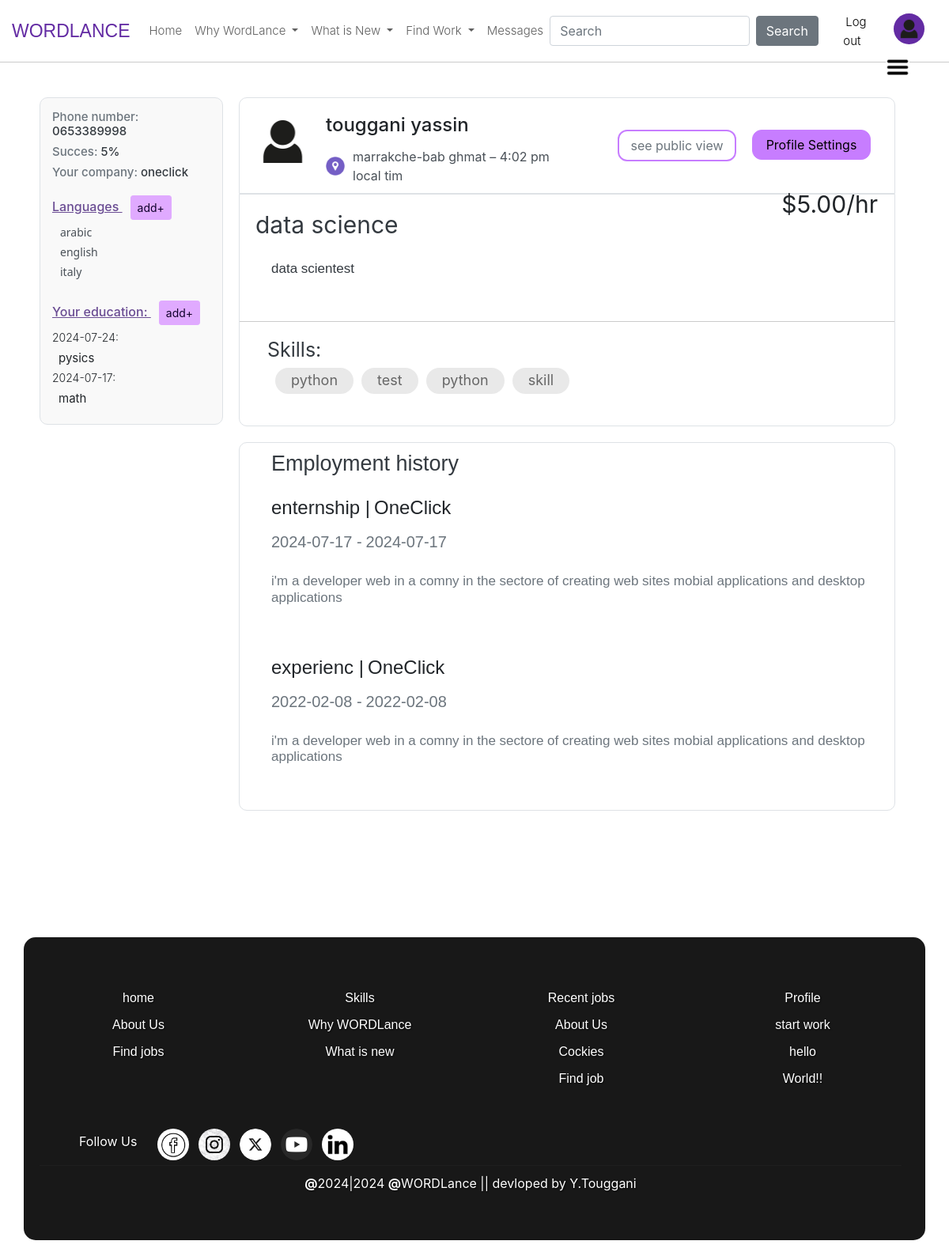
The app's page /my_profile/2 (signed in) with its own data.
### app.py (models this page shows)
class freelancers(UserMixin, db.Model):
    id = db.Column(db.Integer, primary_key=True, autoincrement=True)
    email = db.Column(db.String(50), unique=True, nullable=False)
    password = db.Column(db.String(128), nullable=False)  # Adjusted for secure hashing
    firstname = db.Column(db.String(50), nullable=False)
    lastname = db.Column(db.String(50), nullable=False)
    phone_num = db.Column(db.String(20), nullable=True)
    succeces = db.Column(db.Integer, nullable=True)
    address = db.Column(db.String(255))
    gender = db.Column(db.String(20))
    birthdate = db.Column(db.Date)
    company = db.Column(db.String(50), nullable=True)
    self_intro = db.Column(db.String(1000), nullable=False)
    profile_title = db.Column(db.String(50), nullable=False)
    price_of_work_for_hour = db.Column(db.Integer, nullable=True)
    date_created = db.Column(db.DateTime, default=datetime.utcnow)

class langauges(db.Model):
    langaug_id = db.Column(db.Integer, primary_key=True, autoincrement=True)
    id = db.Column(db.Integer, ForeignKey('freelancers.id'), nullable=False)
    langauge = db.Column(db.String(100), nullable=False)

class education(db.Model):
    education_id = db.Column(db.Integer, primary_key=True, autoincrement=True)
    id = db.Column(db.Integer, ForeignKey('freelancers.id'), nullable=False)
    school = db.Column(db.String(100), nullable=False)
    sectore = db.Column(db.String(100), nullable=False)
    degree = db.Column(db.String(100), nullable=False)
    date_start = db.Column(db.Date)
    date_end = db.Column(db.Date)

class Skills(db.Model):
    skill_id = db.Column(db.Integer, primary_key=True, autoincrement=True)
    job_id = db.Column(db.Integer, ForeignKey('joboffers.job_id'), nullable=True)
    id = db.Column(db.Integer, ForeignKey('freelancers.id'), nullable=True)
    skill_name = db.Column(db.String(100), nullable=False)
    proficiency_level = db.Column(db.String(50), nullable=True)

class experiencs(db.Model):
    experienc_id = db.Column(db.Integer, primary_key=True, autoincrement=True)
    id = db.Column(db.Integer, ForeignKey('freelancers.id'), nullable=False)
    experienc = db.Column(db.String(100), nullable=False)
    experienc_start_data = db.Column(db.Date)
    experienc_end_data = db.Column(db.Date)

### app.py (the view)
@app.route('/my_profile/<int:user_id>', methods=['GET', 'POST'])
@login_required
def my_profile(user_id=1):
    user = freelancers.query.get_or_404(user_id)
    skills = Skills.query.filter(Skills.id == current_user.id ).all()
    my_education = education.query.filter(education.id == current_user.id ).all()
    my_experiencs = experiencs.query.filter(experiencs.id == current_user.id ).all()
    login = True
    mylangauges = langauges.query.filter(langauges.id == current_user.id)
    return render_template("profil.html", user = user, login=login, skills=skills, experiencs=my_experiencs, langauges=mylangauges, education=my_education)

### app.py
class GlobalSearchForm(FlaskForm):
    searched = StringField("searched: ", validators=[DataRequired()])
    search = SubmitField("Search")

### app.py (called while the page is built)
@login_manager.user_loader
def load_user(id):
    return freelancers.query.get(int(id))

@app.context_processor
def base():
    form = GlobalSearchForm()
    return dict(form=form)

### templates/profil.html (shortened to what this page needs)
{% extends "Base.html" %}
{% block content %}
	<br>
	<div class="dropdown" style="position: absolute;top: 70PX;right: 50px;z-index: 100;">
	  <button class="btn btn-secondary " type="button" data-bs-toggle="dropdown" aria-expanded="false" style="padding:0px;background-color: white;border: none;">
	      <img src="{{ url_for('static', filename='images/Hamburger_icon.png') }}" alt="Example Image" width="30px">
	  </button>
	</div>
	<div style="display: flex;flex-direction: row; align-items: start;">
		<div style="width: 20%; margin-left: 30px;">
			<div  class="border" style="margin: 0px;;border-radius: 10px;padding: 15px 15px;background-color: rgb(249, 249, 249);">
					<div >
						<h6 style="font-size:15px;color: #6c757d;">Phone number: <span style="color:#343a40;">{{user.phone_num}}</span></h6>
						<h6 style="font-size:15px;color: #6c757d;">Succes: <span style="color:#343a40;">{{user.succeces}}%</span></h6>
						<h6 style="font-size:15px;color: #6c757d;">Your company: <span style="color:#343a40;">{{user.company}}</span></h6>
					</div>
					<h5 style="color: rgb(106, 76, 147);font-size: 16px;text-decoration: underline;margin-top: 20px ;">Languages <a href="{{url_for('add_langauge')}}"><button class="btn btn-sm btn-primary" style="background-color: #e0aaff;border-color: #e0aaff;color: #10002b;margin-left: 10px;">add+</button></a></h5>
					<div style="display: flex;flex-direction: column;align-items: strar;padding-left: 10px;">
						{% for l in langauges %}
						<h6 style="font-size:14px;font-family: system-ui;color: #495057;">{{l.langauge}}</h6>
						{% endfor %}
					</div>
					<h5 style="color: rgb(106, 76, 147);font-size: 16px;text-decoration: underline;margin-top: 20px;">
						Your education:
						<a href="{{url_for('add_education')}}">
							<button class="btn btn-sm btn-primary" style="font-size: 14px;background-color: #e0aaff;border-color: #e0aaff;color: #10002b;margin-left: 10px;">
								add+
							</button>
						</a>
					</h5>
					<div style="display: flex;flex-direction: column;align-items: strar;: 10px;">
						{% for e in education %}
							<h6 class="display-6" style="font-size:14px;">{{e.date_end}}: </h6>
							<h5 style="font-size: 15px;padding-left: 8px;" class="display-5"> <b>{{e.sectore}}</b></h5>
						{% endfor %}
					</div>
			</div>
		</div>
		<div style="width: 75%;">
			<div class="border" style="margin: 0px 20px;padding: 22;border-radius: 10px;border-bottom-right-radius: 0px;border-bottom-left-radius: 0px;">
					<div class="row">
						<div class="col" style="min-width: 400px;">
								<span  style="display:flex;flex-direction: row;">
						    	<img src="{{ url_for('static', filename='images/profile.png') }}" alt="Example Image" width="89px" style="margin: 10px;">
						    	<span  style="display:flex;flex-direction: column;">
						       	<h4 style="padding:20px;padding-left: 0px;padding-bottom: 5px;color:  #212529;">{{user.firstname}} {{user.lastname}}</h4>
						       	<span style="display:flex;flex-direction: row;justify-content: center;align-items: center;">
						       		<img src="{{ url_for('static', filename='images/gps.png') }}" alt="Example Image" width="24px" height="24px"  style="margin-right: 10px;">
						       		<P style="margin: 0px;margin-left: 0px;color: #495057;">{{user.address}} – <span id="local-time"></span> local tim</P>
						       	</span>
						    	</span>
							</span>
						</div>
						<div class="col" style="max-width: 210px;">
							<a href="{{url_for('update', id=current_user.id, foc=1)}}">
							<button type="button" class="btn btn-warning"  style="margin:40px;width: 150px;margin-right: 0px;background-color: white;border-color: #c77dff;border-width: 2px;border-radius: 12px;color: #6c757d;">see public view</button></a>
						</div>
						<div class="col" style="max-width: 210px;"><a href="{{url_for('update', id=current_user.id, foc=1)}}">
							<button type="button" class="btn btn-warning" style="margin:40px;width: 150px;margin-left: 0px;background-color: #c77dff;color: black;border-color:
							#c77dff;border-radius: 12px;">Profile Settings</button></a>
						</div>
					</div>
			</div>
			<div class="border" style="margin: 0px 20px;padding: 22px;border-radius: 10px;border-top-right-radius: 0px;border-top-left-radius: 0px;padding: 0;">
				<span style="display: flex;flex-direction: row;">
					<h5 style="padding: 20px;font-size: 30px;float: left;padding-bottom: 0;color: #343a40;" class="display-6"><b>{{user.profile_title}}</b></h5>
					<h2 style="font-size: 30px;float: right;position: absolute;top: 240px ;right: 90px;" class="display-6"><b>${{user.price_of_work_for_hour}}.00/hr</b></h2>
				</span>
				<p style="padding: 40px;padding-top: 20px;font-size: 17px;padding-right: 70px;    line-height: 1.2;font-family: sans-serif;color: #343a40;">
					{{user.self_intro}}
				</p>
				<hr>
                <H4 class="display-6" style="font-size: 25px;color: #343a40;padding-left:35px;font-size: 25px;padding-top: 20px;	">
                	<b>Skills: </b>
                </H4>
				<div style="padding: 40px;padding-top: 0;display: flex;flex-direction: row;">
					{% for s in skills %}
						<p style="font-size: 18px;border: 2px solid gray;padding: 3px 18px;margin: 0px 5px;border: 2px solid rgb(233, 233, 233);border-radius: 30px;background-color: rgb(233, 233, 233);padding-bottom: 4px;color: rgb(103, 103, 103);" class="display-5">
							<b>{{s.skill_name}}</b>
						</p>
					{% endfor %}
				</div>
			</div>
			<div class="border" style="margin: 20px 20px;padding: 22;border-radius: 10px;">
				<h1 style="padding:10px 40px;font-size: 27px;font-family: sans-serif;color: #343a40;">Employment history</h1>
				{% for e in experiencs %}
					<div style="padding:8px 40px;font-size: 17px;font-family: sans-serif;display: flex;flex-direction: row;">
						<h2 style="font-size:24px;">{{e.experienc}} |</h2> <h2 style="padding-left: 5px;font-size: 24px;">OneClick</h2>
					</div>
					<div style="padding:0px 40px;font-size: 17px;font-family: sans-serif;display: flex;flex-direction: row;color: #6c757d;">
						<h5>{{e.experienc_end_data}} -</h5> <h5 style="padding-left: 5px;">{{e.experienc_end_data}}</h5>
					</div>
					<p  style="padding: 40px;padding-top: 20px;font-size: 17px;padding-right: 10px;    line-height: 1.2;font-family: sans-serif;color: #6c757d;">i'm a developer web in a comny in the sectore of creating web sites mobial applications and desktop applications</p>
				{% endfor %}
			</div>
		</div>
	</div>
{% endblock content %}

### templates/Base.html (style rules this page uses)
hr { width: 100%; border: none; height: 0.5px; background-color: #333; margin: 0%; }

### records on screen
freelancers: phone_num "0653389998", succeces "5", company "oneclick", firstname "touggani", lastname "yassin", address "marrakche-bab ghmat", profile_title "data science", price_of_work_for_hour "5", self_intro "data scientest"
langauges: langauge "arabic"
langauges: langauge "english"
langauges: langauge "italy"
education: date_end "2024-07-24", sectore "pysics"
education: date_end "2024-07-17", sectore "math"
Skills: skill_name "python"
Skills: skill_name "test"
Skills: skill_name "python"
Skills: skill_name "skill"
experiencs: experienc "enternship", experienc_end_data "2024-07-17"
experiencs: experienc "experienc", experienc_end_data "2022-02-08"
